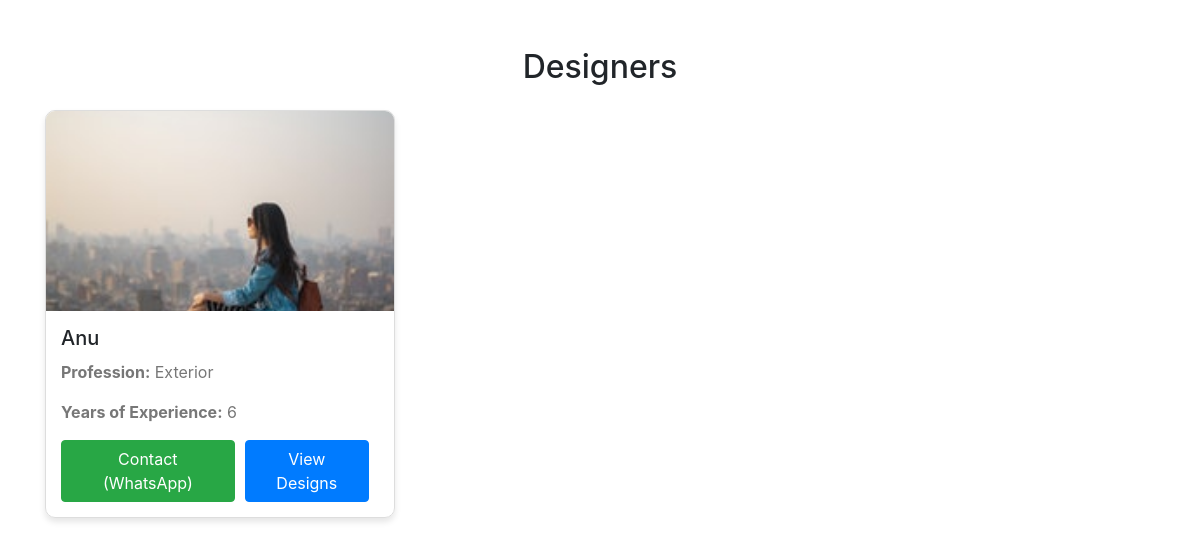
/designer_details/, run on the app's committed database.
### realapp/models.py (models this page shows, shortened)
class Designer(models.Model):
    name = models.CharField(max_length=255)
    email = models.EmailField(unique=True)
    phone = models.CharField(max_length=15, blank=True, null=True)
    date_of_birth = models.DateField(null=True, blank=True)
    location = models.CharField(max_length=100, blank=True, null=True)
    gender = models.CharField(max_length=10, choices=[('Male', 'Male'), ('Female', 'Female'), ('Other', 'Other')], blank=True, null=True)
    company_name = models.CharField(max_length=255, blank=True, null=True)
    company_address = models.TextField(blank=True, null=True)
    profession = models.CharField(max_length=100, choices=[('Interior', 'Interior Design'), ('Exterior', 'Exterior Design')], blank=True, null=True)
    years_of_experience = models.IntegerField(default=0)
    certifications = models.TextField(blank=True, null=True)
    skills = models.TextField(blank=True, null=True)
    password = models.CharField(max_length=225)
    profile_picture = models.ImageField(upload_to='designer_profile_pics/', blank=True, null=True)
    website = models.URLField(blank=True, null=True)
    created_at = models.DateTimeField(auto_now_add=True)
    updated_at = models.DateTimeField(auto_now=True)

### realapp/views.py (the view)
# urls.py: path('designer_details/', views.designer_details, name='designer_details'),
def designer_details(request):
    designer = Designer.objects.all()
    context = {
        'designer': designer,
    }
    return render(request, 'designer_details.html', context)

### realapp/templates/designer_details.html (shortened to what this page needs)
<!DOCTYPE html>
<html lang="en">
<head>
    <link href="https://stackpath.bootstrapcdn.com/bootstrap/4.5.2/css/bootstrap.min.css" rel="stylesheet">
</head>
<body>
<div class="container mt-5">
    <h2 class="text-center mb-4">Designers</h2>
    <div class="row">
        {% for designer in designer %}
            <div class="col-md-4">
                <div class="designer-card">
                    {% if designer.profile_picture %}
                        <img src="{{ designer.profile_picture.url }}" alt="{{ designer.name }}">
                    {% else %}
                        <img src="https://via.placeholder.com/300x200" alt="Default Image">
                    {% endif %}
                    <div class="designer-card-body">
                        <h5>{{ designer.name }}</h5>
                        <p><strong>Profession:</strong> {{ designer.profession }}</p>
                        <p><strong>Years of Experience:</strong> {{ designer.years_of_experience }}</p>
                        <div class="d-flex">
                            {% if designer.phone %}
                                <a href="https://wa.me/{{ designer.phone }}" class="btn btn-success" target="_blank">Contact (WhatsApp)</a>
                            {% else %}
                                <button class="btn btn-secondary" disabled>Phone Not Available</button>
                            {% endif %}
                            <a href="/view_designs/{{ designer.id }}" class="btn btn-primary">View Designs</a>
                        </div>
                    </div>
                </div>
            </div>
        {% endfor %}
    </div>
</div>
</body>
</html>

### realapp/templates/designer_details.html (style rules this page uses)
.designer-card { border: 1px solid #ddd; border-radius: 10px; box-shadow: 0 4px 6px rgba(0, 0, 0, 0.1); margin-bottom: 20px; overflow: hidden; }
.designer-card img { width: 100%; height: 200px; object-fit: cover; }
.designer-card-body { padding: 15px; }
.designer-card-body h5 { font-size: 20px; margin-bottom: 10px; }
.designer-card-body p { color: #777; }
.btn { margin-right: 10px; }

### data on the page
Designer: profile_picture (picture), name "Anu", profession "Exterior", years_of_experience "6"
